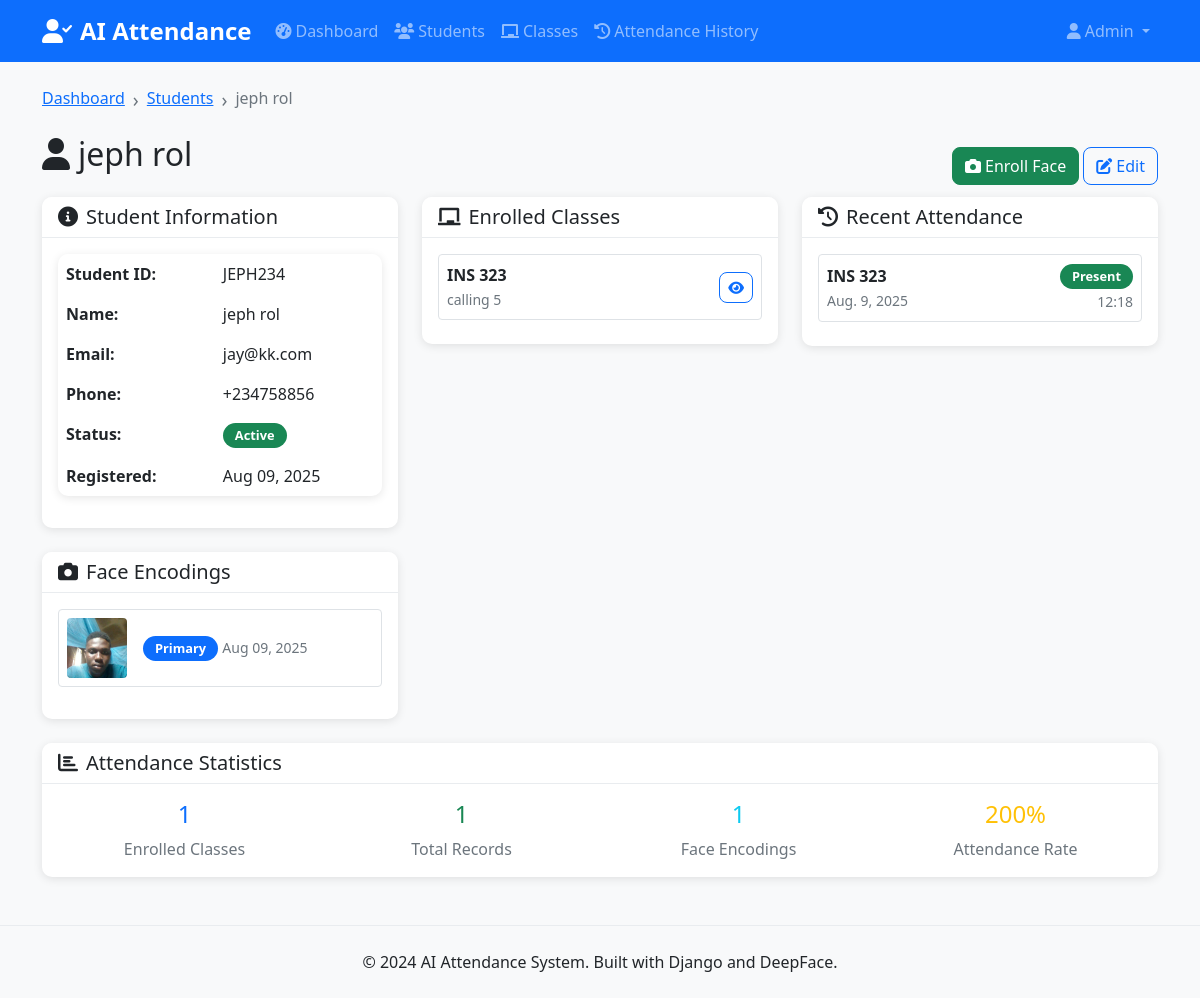
Page /students/JEPH234/ on the committed database.
### attendance/models.py (models this page shows, shortened)
class Student(models.Model):
    SEMESTER_CHOICES = [
        ('1', 'First Semester'),
        ('2', 'Second Semester'),
    ]
    user = models.OneToOneField('CustomUser', on_delete=models.CASCADE, related_name='student_profile', null = True)
    student_id = models.CharField(max_length=20, unique=True)
    enrolled_classes = models.ManyToManyField(Class, related_name='students', blank=True)
    year_of_study = models.CharField(max_length=20, blank=True)
    department = models.ForeignKey(Department, on_delete=models.CASCADE, related_name='students', null=True, blank=True)
    level = models.ForeignKey(Level, on_delete=models.CASCADE, related_name='students', null=True, blank=True)
    semester = models.CharField(max_length=1, choices=SEMESTER_CHOICES, blank=True)
    phone = models.CharField(max_length=20, blank=True)
    created_at = models.DateTimeField(auto_now_add=True)
    is_active = models.BooleanField(default=True)
    class Meta:
        ordering = ['student_id']
    @property
    def full_name(self):
        return self.user.get_full_name() or self.user.username
    @property
    def email(self):
        return self.user.email
    @property
    def phone(self):
        return self.user.phone

class CustomUser(AbstractUser):
    POSITION_CHOICES = [
        ('student', 'Student'),
        ('lecturer', 'Lecturer'),
    ]
    position = models.CharField(
        max_length=10,
        choices=POSITION_CHOICES,
        default='student',
        help_text='User position in the system'
    )
    phone = models.CharField(max_length=20, blank=True, null=True)
    student_id = models.CharField(max_length=20, blank=True, null=True, unique=True)

class FaceEncoding(models.Model):
    DETECTION_STATUS_CHOICES = [
        ('success', 'Success'),
        ('no_face', 'No Face Detected'),
        ('error', 'Error'),
    ]
    student = models.ForeignKey(Student, on_delete=models.CASCADE, related_name='face_encodings')
    image = models.ImageField(upload_to=face_image_upload_path)
    encoding_data = models.TextField(blank=True, null=True)  # JSON string of face encoding
    is_primary = models.BooleanField(default=False)
    detection_status = models.CharField(max_length=20, choices=DETECTION_STATUS_CHOICES, default='success')
    error_message = models.TextField(blank=True, null=True)
    created_at = models.DateTimeField(auto_now_add=True)
    class Meta:
        ordering = ['-is_primary', '-created_at']

class Class(models.Model):
    name = models.CharField(max_length=100, unique=True)
    code = models.CharField(max_length=20, unique=True)
    description = models.TextField(blank=True)
    instructor = models.ForeignKey('CustomUser', on_delete=models.CASCADE, related_name='taught_classes', limit_choices_to={'position': 'lecturer'})
    created_at = models.DateTimeField(auto_now_add=True)
    is_active = models.BooleanField(default=True)
    class Meta:
        verbose_name_plural = "Classes"
        ordering = ['name']

class Attendance(models.Model):
    ATTENDANCE_STATUS_CHOICES = [
        ('present', 'Present'),
        ('absent', 'Absent'),
        ('late', 'Late'),
    ]
    student = models.ForeignKey(Student, on_delete=models.CASCADE, related_name='attendance_records', null = True)
    class_attended = models.ForeignKey(Class, on_delete=models.CASCADE, related_name='attendance_records')
    date = models.DateField(default=timezone.now)
    timestamp = models.DateTimeField(auto_now_add=True)
    status = models.CharField(max_length=10, choices=ATTENDANCE_STATUS_CHOICES, default='present')
    recognition_confidence = models.FloatField(null=True, blank=True)
    marked_by_recognition = models.BooleanField(default=True)
    attendance_image = models.CharField(max_length=255, blank=True, null=True, help_text="Filename of captured attendance image")
    notes = models.TextField(blank=True)
    class Meta:
        unique_together = ['student', 'class_attended', 'date']
        ordering = ['-timestamp']

### attendance/views.py (the view)
# urls.py: path('students/<str:student_id>/', views.student_detail, name='student_detail'),
def student_detail(request, student_id):
    student = get_object_or_404(Student, student_id=student_id)
    face_encodings = student.face_encodings.all()
    recent_attendance = student.attendance_records.select_related('class_attended').order_by('-timestamp')[:10]
    context = {
        'student': student,
        'face_encodings': face_encodings,
        'recent_attendance': recent_attendance,
    }
    return render(request, 'attendance/student_detail.html', context)

### templates/attendance/student_detail.html (shortened to what this page needs)
{% extends 'attendance/base.html' %}
{% load static %}
{% block page_header %}
<div class="row">
    <div class="col-12">
        <nav aria-label="breadcrumb">
            <ol class="breadcrumb">
                <li class="breadcrumb-item"><a href="{% url 'dashboard' %}">Dashboard</a></li>
                <li class="breadcrumb-item"><a href="{% url 'student_list' %}">Students</a></li>
                <li class="breadcrumb-item active">{{ student.full_name }}</li>
            </ol>
        </nav>
        <div class="d-flex justify-content-between align-items-center">
            <h1 class="h2 mb-4">
                <i class="fas fa-user me-2"></i>{{ student.full_name }}
            </h1>
            <div>
                <a href="{% url 'face_enrollment' student.student_id %}" class="btn btn-success">
                    <i class="fas fa-camera me-1"></i>Enroll Face
                </a>
                <a href="/admin/attendance/student/{{ student.id }}/change/" class="btn btn-outline-primary">
                    <i class="fas fa-edit me-1"></i>Edit
                </a>
            </div>
        </div>
    </div>
</div>
{% endblock %}
{% block content %}
<div class="row">
    <div class="col-md-4">
        <div class="card">
            <div class="card-header">
                <h5 class="card-title mb-0">
                    <i class="fas fa-info-circle me-2"></i>Student Information
                </h5>
            </div>
            <div class="card-body">
                <table class="table table-borderless">
                    <tr>
                        <td><strong>Student ID:</strong></td>
                        <td>{{ student.student_id }}</td>
                    </tr>
                    <tr>
                        <td><strong>Name:</strong></td>
                        <td>{{ student.full_name }}</td>
                    </tr>
                    <tr>
                        <td><strong>Email:</strong></td>
                        <td>{{ student.email }}</td>
                    </tr>
                    <tr>
                        <td><strong>Phone:</strong></td>
                        <td>{{ student.phone|default:"Not provided" }}</td>
                    </tr>
                    <tr>
                        <td><strong>Status:</strong></td>
                        <td>
                            {% if student.is_active %}
                                <span class="badge bg-success">Active</span>
                            {% else %}
                                <span class="badge bg-secondary">Inactive</span>
                            {% endif %}
                        </td>
                    </tr>
                    <tr>
                        <td><strong>Registered:</strong></td>
                        <td>{{ student.created_at|date:"M d, Y" }}</td>
                    </tr>
                </table>
            </div>
        </div>
        <div class="card mt-4">
            <div class="card-header">
                <h5 class="card-title mb-0">
                    <i class="fas fa-camera me-2"></i>Face Encodings
                </h5>
            </div>
            <div class="card-body">
                {% if face_encodings %}
                    {% for encoding in face_encodings %}
                    <div class="d-flex align-items-center mb-3 p-2 border rounded">
                        {% if encoding.image %}
                            <img src="{{ encoding.image.url }}" alt="Face" class="rounded me-3" style="width: 60px; height: 60px; object-fit: cover;">
                        {% else %}
                            <div class="bg-light rounded me-3 d-flex align-items-center justify-content-center" style="width: 60px; height: 60px;">
                                <i class="fas fa-user text-muted"></i>
                            </div>
                        {% endif %}
                        <div class="flex-grow-1">
                            <div>
                                {% if encoding.is_primary %}
                                    <span class="badge bg-primary">Primary</span>
                                {% endif %}
                                <small class="text-muted">{{ encoding.created_at|date:"M d, Y" }}</small>
                            </div>
                        </div>
                    </div>
                    {% endfor %}
                {% endif %}
            </div>
        </div>
    </div>
    <div class="col-md-4">
        <div class="card">
            <div class="card-header">
                <h5 class="card-title mb-0">
                    <i class="fas fa-chalkboard me-2"></i>Enrolled Classes
                </h5>
            </div>
            <div class="card-body">
                {% if student.enrolled_classes.all %}
                    {% for class in student.enrolled_classes.all %}
                    <div class="d-flex justify-content-between align-items-center mb-2 p-2 border rounded">
                        <div>
                            <strong>{{ class.code }}</strong><br>
                            <small class="text-muted">{{ class.name }}</small>
                        </div>
                        <div>
                            <a href="{% url 'class_detail' class.id %}" class="btn btn-sm btn-outline-primary">
                                <i class="fas fa-eye"></i>
                            </a>
                        </div>
                    </div>
                    {% endfor %}
                {% endif %}
            </div>
        </div>
    </div>
    <div class="col-md-4">
        <div class="card">
            <div class="card-header">
                <h5 class="card-title mb-0">
                    <i class="fas fa-history me-2"></i>Recent Attendance
                </h5>
            </div>
            <div class="card-body" style="max-height: 400px; overflow-y: auto;">
                {% if recent_attendance %}
                    {% for record in recent_attendance %}
                    <div class="d-flex justify-content-between align-items-center mb-2 p-2 border rounded">
                        <div>
                            <strong>{{ record.class_attended.code }}</strong><br>
                            <small class="text-muted">{{ record.date }}</small>
                        </div>
                        <div class="text-end">
                            {% if record.status == 'present' %}
                                <span class="badge bg-success">Present</span>
                            {% elif record.status == 'late' %}
                                <span class="badge bg-warning">Late</span>
                            {% else %}
                                <span class="badge bg-danger">Absent</span>
                            {% endif %}
                            <br>
                            <small class="text-muted">{{ record.timestamp|time:"H:i" }}</small>
                        </div>
                    </div>
                    {% endfor %}
                {% else %}
                    <div class="text-center py-3">
                        <i class="fas fa-history fa-2x text-muted mb-2"></i>
                        <p class="text-muted">No attendance records found</p>
                    </div>
                {% endif %}
            </div>
        </div>
    </div>
</div>
<div class="row mt-4">
    <div class="col-12">
        <div class="card">
            <div class="card-header">
                <h5 class="card-title mb-0">
                    <i class="fas fa-chart-bar me-2"></i>Attendance Statistics
                </h5>
            </div>
            <div class="card-body">
                <div class="row text-center">
                    <div class="col-md-3">
                        <h4 class="text-primary">{{ student.enrolled_classes.count }}</h4>
                        <p class="text-muted mb-0">Enrolled Classes</p>
                    </div>
                    <div class="col-md-3">
                        <h4 class="text-success">{{ recent_attendance|length }}</h4>
                        <p class="text-muted mb-0">Total Records</p>
                    </div>
                    <div class="col-md-3">
                        <h4 class="text-info">{{ face_encodings|length }}</h4>
                        <p class="text-muted mb-0">Face Encodings</p>
                    </div>
                    <div class="col-md-3">
                        <h4 class="text-warning" id="attendanceRate">-</h4>
                        <p class="text-muted mb-0">Attendance Rate</p>
                    </div>
                </div>
            </div>
        </div>
    </div>
</div>
{% endblock %}

### static/css/style.css (style rules this page uses)
body { font-family: 'Segoe UI', Tahoma, Geneva, Verdana, sans-serif; background-color: #f8f9fa; }
.card { border: none; border-radius: 10px; box-shadow: 0 2px 10px rgba(0, 0, 0, 0.1); transition: transform 0.2s ease-in-out; }
.card-header { background-color: #fff; border-bottom: 1px solid #e9ecef; border-radius: 10px 10px 0 0 !important; font-weight: 600; }
.btn { border-radius: 8px; font-weight: 500; transition: all 0.2s ease-in-out; }
.table { border-radius: 10px; overflow: hidden; box-shadow: 0 2px 10px rgba(0, 0, 0, 0.1); }
.table tbody tr { transition: background-color 0.2s ease-in-out; }
.badge { font-size: 0.8rem; padding: 6px 12px; border-radius: 20px; }
.breadcrumb { background-color: transparent; padding: 0; margin-bottom: 20px; }
.breadcrumb-item + .breadcrumb-item::before { content: "›"; font-size: 1.2rem; color: #6c757d; }

### rows in the picture
Student: full_name "jeph rol", student_id "JEPH234", email "jay@kk.com", phone "+234758856", created_at "Aug 09, 2025", enrolled_classes.count "1"
FaceEncoding: image (picture), is_primary "Primary", created_at "Aug 09, 2025"
Class: code "INS 323", name "calling 5"
Attendance: class_attended.code "INS 323", date "Aug. 9, 2025", status "Present", timestamp "12:18"

### other values in the picture
{{ recent_attendance|length }} "1"
{{ face_encodings|length }} "1"
